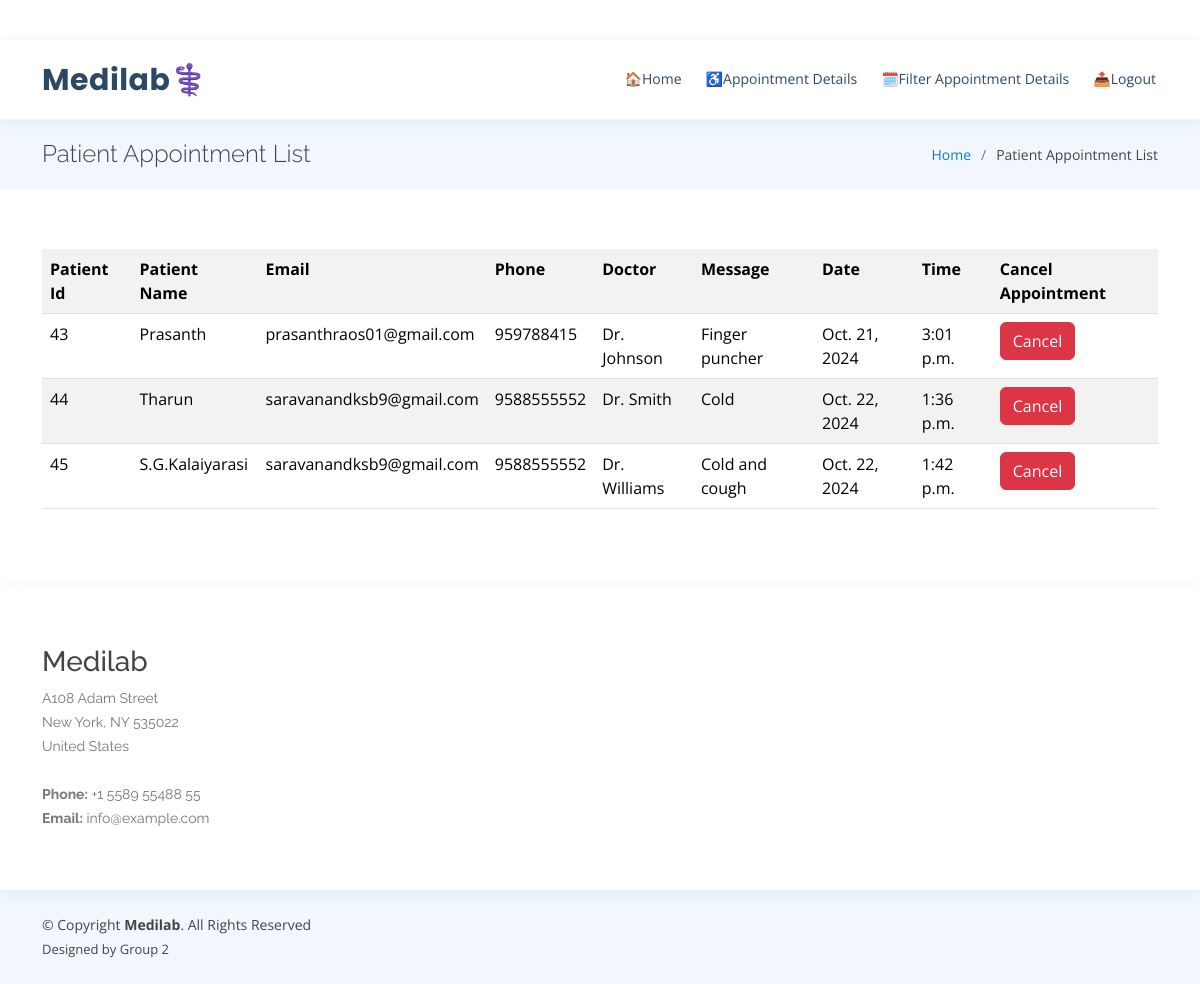
/view/all/, run on the app's committed database.
### clinicalsApp/models.py (models this page shows, shortened)
class MyModel(models.Model):
    name = models.CharField(max_length=100)
    email = models.CharField(max_length=30)
    phone = models.CharField(max_length=20)
    date = models.DateField(max_length=30)
    dname = models.CharField(max_length=20)
    message = models.CharField(max_length=100)
    time=models.TimeField(max_length=30,null=True)

### clinicalsApp/views.py (the view)
# urls.py: path('view/all/',views.pa,name="all"),
def pa(request):
    records = MyModel.objects.all()
    return render(request, 'clinicalsApp/patient.html',{"records": records})

### templates/clinicalsApp/patient.html (shortened to what this page needs)
<!DOCTYPE html>
<html lang="en">
  {% load static %}
<head>
   <link href="{% static 'assets/vendor/fontawesome-free/css/all.min.csss' %}" rel="stylesheet">
   <link href="{% static 'assets/vendor/animate.css/animate.min.css' %}" rel="stylesheet">
   <link href="{% static 'assets/vendor/bootstrap/css/bootstrap.min.css' %}" rel="stylesheet">
   <link href="{% static 'assets/vendor/bootstrap-icons/bootstrap-icons.css' %}" rel="stylesheet">
   <link href="{% static 'assets/vendor/boxicons/css/boxicons.min.css' %}" rel="stylesheet">
   <link href="{% static 'assets/vendor/glightbox/css/glightbox.min.css' %}" rel="stylesheet">
   <link href="{% static 'assets/vendor/remixicon/remixicon.css' %}" rel="stylesheet">
   <link href="{% static 'assets/vendor/swiper/swiper-bundle.min.css' %}" rel="stylesheet">
   <link href="{% static 'assets/css/style.css' %}" rel="stylesheet">
</head>
<body>
  <header id="header" class="fixed-top">
    <div class="container d-flex align-items-center">
      <h1 class="logo me-auto"><a href="index.html">Medilab⚕️</a></h1>
      <nav id="navbar" class="navbar order-last order-lg-0">
        <ul>
            <li><a class="nav-link scrollto " href="{% url 'index' %}">🏠Home</a></li>
            <li><a class="nav-link scrollto" href="{% url 'all' %}">♿Appointment Details</a></li>
            <li><a class="nav-link scrollto" href="{% url 'select_date' %}">🗓️Filter Appointment Details</a></li>
            <li><a class="nav-link scrollto" href="{% url 'logout' %}">📤Logout</a></li>
        </ul>
      </nav>
    </div>
  </header>
  <main id="main">
    <section class="breadcrumbs">
      <div class="container">
        <div class="d-flex justify-content-between align-items-center">
          <h2>Patient Appointment List</h2>
          <ol>
            <li><a href="index.html">Home</a></li>
            <li>Patient Appointment List</li>
          </ol>
        </div>
      </div>
    </section>
    <section class="inner-page" style="margin-left: auto; margin-right: auto;">
      <div class="container">
    <table class="table table-striped" style="margin-left: auto; margin-right: auto;">
        <tr>
            <th>Patient Id</th>
            <th>Patient Name</th>
            <th>Email</th>
            <th>Phone</th>
            <th>Doctor</th>
            <th>Message</th>
            <th>Date</th>
            <th>Time</th>
            <th>Cancel Appointment</th>
        </tr>
        {% for record in records %}
        <tr>
            <td>{{ record.id }}</td>
            <td>{{ record.name }}</td>
            <td>{{ record.email }}</td>
            <td>{{ record.phone }}</td>
            <td>{{ record.dname }}</td>
            <td>{{ record.message }}</td>
            <td>{{ record.date }}</td>
            <td>{{ record.time }}</td>
            <td>
              <button class="btn btn-danger" onclick="deletePost({{ record.id }})">Cancel</button>
          </td>
        </tr>
        {% endfor %}
    </table>
</div>
</section>
</main>
<footer id="footer">
<div class="footer-top">
  <div class="container">
    <div class="row">
      <div class="col-lg-3 col-md-6 footer-contact">
        <h3>Medilab</h3>
        <p>
          A108 Adam Street <br>
          New York, NY 535022<br>
          United States <br><br>
          <strong>Phone:</strong> +1 5589 55488 55<br>
          <strong>Email:</strong> info@example.com<br>
        </p>
      </div>
    </div>
  </div>
</div>
<div class="container d-md-flex py-4">
  <div class="me-md-auto text-center text-md-start">
    <div class="copyright">
      &copy; Copyright <strong><span>Medilab</span></strong>. All Rights Reserved
    </div>
    <div class="credits">
      Designed by Group 2</a>
    </div>
  </div>
</div>
</footer>
</body>
</html>

### static/assets/css/style.css (style rules this page uses)
body { font-family: "Open Sans", sans-serif; color: #444444; }
a { color: #1977cc; text-decoration: none; }
h1, h2, h3, h4, h5, h6 { font-family: "Raleway", sans-serif; }
#header { background: #fff; transition: all 0.5s; z-index: 997; padding: 15px 0; top: 40px; box-shadow: 0px 2px 15px rgba(25, 119, 204, 0.1); }
#header .logo { font-size: 30px; margin: 0; padding: 0; line-height: 1; font-weight: 700; letter-spacing: 0.5px; font-family: "Poppins", sans-serif; }
#header .logo a { color: #2c4964; }
.navbar { padding: 0; }
.navbar ul { margin: 0; padding: 0; display: flex; list-style: none; align-items: center; }
.navbar li { position: relative; }
.navbar>ul>li { position: relative; white-space: nowrap; padding: 8px 0 8px 20px; }
.navbar a, .navbar a:focus { display: flex; align-items: center; justify-content: space-between; font-size: 14px; color: #2c4964; white-space: nowrap; transition: 0.3s; border-bottom: 2px solid #fff; padding: 5px 2px; }
section { padding: 60px 0; overflow: hidden; }
.breadcrumbs { padding: 20px 0; background-color: #f1f7fd; min-height: 40px; margin-top: 120px; }
.breadcrumbs h2 { font-size: 24px; font-weight: 300; margin: 0; }
.breadcrumbs ol { display: flex; flex-wrap: wrap; list-style: none; padding: 0; margin: 0; font-size: 14px; }
.breadcrumbs ol li+li { padding-left: 10px; }
.breadcrumbs ol li+li::before { display: inline-block; padding-right: 10px; color: #6c757d; content: "/"; }
#footer { color: #444444; font-size: 14px; background: #f1f7fd; }
#footer .footer-top { padding: 60px 0 30px 0; background: #fff; box-shadow: 0px 2px 15px rgba(25, 119, 204, 0.1); }
#footer .footer-top .footer-contact { margin-bottom: 30px; }
#footer .footer-top .footer-contact p { font-size: 14px; line-height: 24px; margin-bottom: 0; font-family: "Raleway", sans-serif; color: #777777; }
#footer .credits { padding-top: 5px; font-size: 13px; color: #444444; }

### data on the page
MyModel: id "43", name "Prasanth", email "prasanthraos01@gmail.com", phone "959788415", dname "Dr. Johnson", message "Finger puncher", date "Oct. 21, 2024", time "3:01 p.m."
MyModel: id "44", name "Tharun", email "saravanandksb9@gmail.com", phone "9588555552", dname "Dr. Smith", message "Cold", date "Oct. 22, 2024", time "1:36 p.m."
MyModel: id "45", name "S.G.Kalaiyarasi", email "saravanandksb9@gmail.com", phone "9588555552", dname "Dr. Williams", message "Cold and cough", date "Oct. 22, 2024", time "1:42 p.m."
